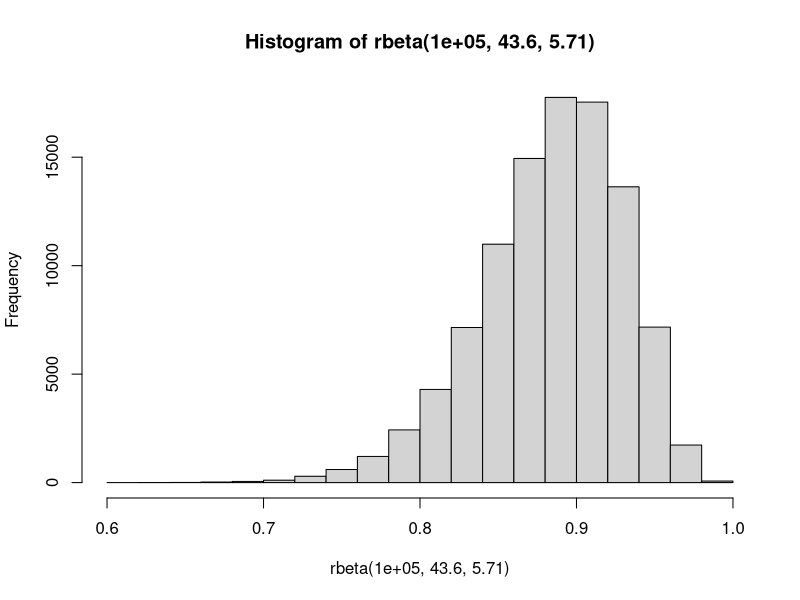

This chart was generated by the following R code:
## ---- chunk 1
hist(rbeta(1e5,43.60,5.71))
## ---- chunk 2
library(dplyr)
library(ggplot2)
library(truncnorm)
## ---- chunk 3
#encode foraging parameters
pars<-list(
  iterations=10,## run simulation loop
  draws=120, ## number of 6 hour periods
  t_interval=6, ## time interval in hours,
  alpha=read.csv("Data/Alpha.csv"), ##empirical transition probability
  depth_mu2 = 0.22 , ## Average dive depth
  depth_tau2 = sqrt(1/92) ,## variance in dive depth
  lambda_count2=4.5, ## average number of dives during foraging
  lgain=635, ## KJ gain per lunge
  lcost=-298, ## KJ cost per lunche
  lungef=50*1000, ## Number of lunges per X km depth
  mass= 39614, ## initial mass of whale
  metabolic_efficiency=rbeta(1,43.60,5.71), ## % efficiency of metabolic action (loss to extretion)
  metabolic_foraging = -4.14, ## KJ cost of foraging per second
  metabolic_traveling=-2.32 ##KJ/second
  
  )
## ---- chunk 4
##########
#Functions
##########

behavior<-function(pars){
  states<-c()
  
  #initial state is traveling
  states[1]<-(1)
  
  for(x in 2:pars$draws){
    
    #probability of staying, or switching, to traveling state
    travel_prob=pars$alpha %>% filter(Previous_State==states[x-1]) %>% sample_n(1) %>% .$value
    
    #pick next state
    states[x]<-rbinom(1,1,travel_prob)
  }
  
  #total hours of foraging
return(states)
}
## ---- chunk 5
#foraging energy functions
sim_lunges<-function(divedepth){
  rpois(1,divedepth * pars$lungef)
}

sim_lcost<-function(lunges){
  return(lunges*pars$lcost)
}

sim_lgain<-function(lunges){
  return(lunges *pars$lgain )
}
## ---- chunk 6
#Traveling state function

traveling_state<-function(pars){
    
    #Cost of traveling
    energy<-pars$metabolic_traveling * pars$t_interval ##metabolic cost of traveling 
    
  return(energy)
  }
 
## ---- chunk 7

#Foraging state function

foraging_state<-function(pars){
    divecount<-rpois(1,pars$lambda_count2)
    
    dive_energy<-c()
    for(dive in 1:divecount){
      
      #dive length
      divedepth<-rtruncnorm(1,pars$depth_mu2,pars$depth_tau2,a=0.01)  
      
      #lunges 
      lunges<-sim_lunges(divedepth)
      
      #gain per lunge
      gain_lunge<-sim_lgain(lunges)
      
      #costs per lunche
      cost_lunge<-sim_lcost(lunges)
      
      dive_energy[x]<-gain_lunge-cost_lunge
    }
    
    #sum across dives, subtract foraging metabolic rate
    energy<-sum(dive_energy,na.rm=T) - (pars$metabolic_foraging * pars$t_interval*3600)
     return(energy)
  }
 
## ---- chunk 8
simulation<-function(pars){
  
  simid<-runif(1,0,10000000)
  
  #foraging states in a given time interval
  states<-behavior(pars=pars)
  
  energy<-c()
  #time foraging periods
  for (x in 1:length(states)){
    
    #if foraging
    if(states[x]==1){
      energy[x]<-foraging_state(pars)
    } else{
      energy[x]<-traveling_state(pars)
    }
  }
  
  #Convert energy to calories
  energy<-energy * pars$metabolic_efficiency
  return(data.frame(ID=simid,step=1:length(states),state=states,energy=energy))
}
## ---- chunk 9

results<-list()
for(x in 1:pars$iterations){
  results[[x]]<-simulation(pars)
}
results<-bind_rows(results)
